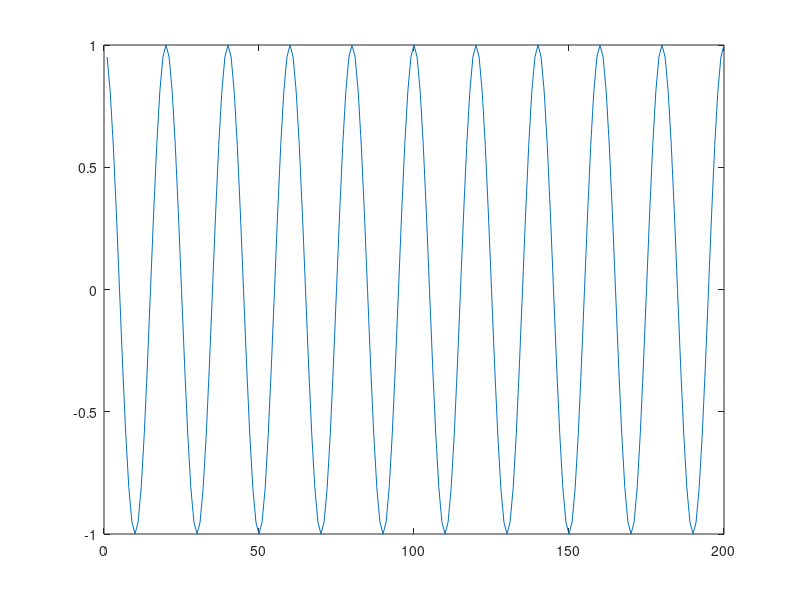
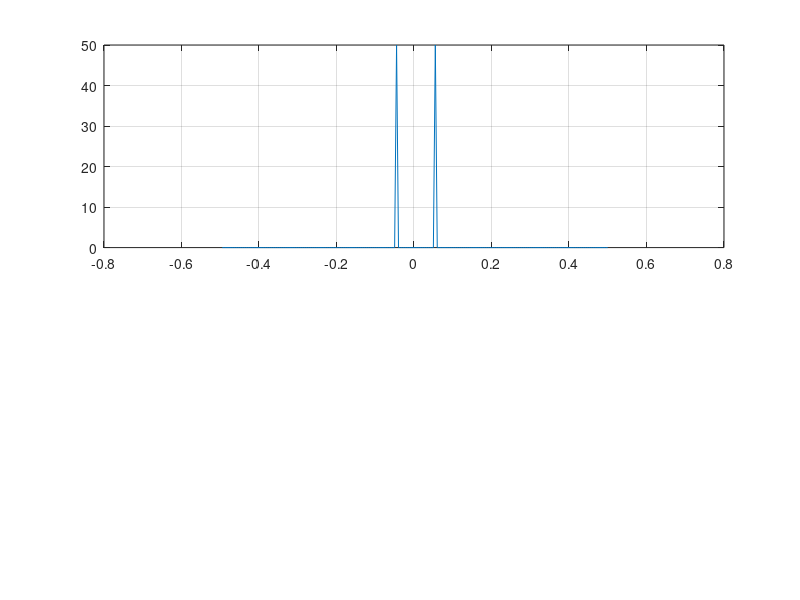

The MATLAB script that drew these images, in order: (Note: this script raises an error after producing the figures.)
%% test 2D FFT

path(path, "../../matlab-lib");


%% test 1D first
% https://www.mathworks.com/help/signal/ug/power-spectral-density-estimates-using-fft.html

clear;


% this part can be referenced from the normalized frequency part from the
% MATLAB tutorial website, as the frequency is normalized by the wavelength
% of the input signal.

% Parameters

lam1 = 20;  % characteristic wavelength [m]
nx = 200;  % length of 1D array
fs = 1;  % sampling frequency in x

k1 = 2*pi/lam1  % corresponding wavenumber [rad/m]
nu1 = 1/lam1  % corresponding spatial frequency [/m]
% this distincion is important. In the time axis, we have sin(w*t) where w is the
% *angular* frequency, or sin(2*pi*nu*t) as in the above matlab example, where nu is the 
% *temporal* frequency. Here, the frequency domain of FFT is represented by this temporal
% frequency (nu [/s]), not the angular frequency (w [rad/s]). Similarly, in the space
% axis, we have sin(k*x) where k is the wavenumber [rad/m], or sin(2*pi*nu*x) where nu is
% the *spatial* frequency. Here, the frequency domain of FFT is represented by nu, not k.

% Array of space, x
% nx here represents the number of sample of the signal and divided by fs
% can lead to the sample position at the time spots

x = (1:nx)/fs;  % sampling interval of x = 1/fs

% Array of spatial frequency, nu
%   nu of FFT is from -fs/2 to fs/2 and have the length of nx. This nu array should be
%   symmetric over nu = 0, but it has an even number of elements. Since nx/2-th element 
%   corresponds to nu=0 and the last element corresponds to nu=fs/2, the first element 
%   should corresponds to nu = -fs/2 + delta_nu where delta_nu is the sampling interval 
%   in nu, which is fs/nx (see the above matlab example).

nu = linspace(-fs/2+fs/nx, fs/2, nx);  % [/m]
% nu = 0:fs/nx:fs/2;  % [/m] : as in the above matlab example. same as the above line.
k = 2*pi*nu;  % [rad/m]

% Generate y

y = cos(k1*x);  
figure;  plot(x, y);

% Obtain and plot PSD 
psd = (1/(fs*nx)) * abs(fftshift(fft(y))).^2;  % symmetric over nu=0
figure;  
subplot(211); 
plot(nu, psd);
grid on;
[m, im] = max(psd);
line(nu(im), m, marker="o");
ylabel("PSD");
xlabel(["nu [/m]", sprintf("%d-th, nu=%.3f, k=%.2f, lam=%.1f", im, nu(im), k(im), 2*pi/k(im))]);
title(sprintf("True nu=%.3f, k=%.2f, lam=%.1f", nu1, k1, lam1));
subplot(212);
nuPos = nu(nx/2:nx);  % select for nu>=0
kPos = k(nx/2:nx);
psdPos = psd(nx/2:nx);  
plot(nuPos, psdPos);
grid on;
[m, im] = max(psdPos);
line(nuPos(im), m, marker="o");
ylabel("PSD");
xlabel(["nu [/m]", sprintf("%d-th, nu=%.3f, k=%.2f, lam=%.1f", im, nuPos(im), kPos(im), 2*pi/kPos(im))]);


%% 2D FFT

clear;

% Parameters

lamX = 20;  lamY = 30;  % characteristic wavelengths in X and Y [m]
nx = 200;  ny = 250;  % length of 2D array in X and Y

fs = 1;  % sampling frequency in x and y [m]

kx1 = 2*pi/lamX;  ky1 = 2*pi/lamY;  % corresponding wavenumbers in X and Y [rad/m]
nux1 = 1/lamX;  nuy1 = 1/lamY;  % corresponding spatial frequencies in X and Y [/m]
ang1 = atan(ky1/kx1);  % characteristic angle

% Arrays of space, x and y

x = (1:nx)/fs;  
y = (1:ny)/fs;
[gx,gy] = ndgrid(x,y);

% Array of spatial frequency, nu
%   nu of FFT is from 0 to f/2 and have the length of nx/2+1, where f = sampling frequency.

nux = linspace(-fs/2+fs/nx, fs/2, nx);  % [/m]
nuy = linspace(-fs/2+fs/ny, fs/2, ny);  % [/m]
kx = 2*pi*nux;  % [rad/m]
ky = 2*pi*nuy;

% Generate img

img = cos(kx1*gx + ky1*gy);  
figure;  
imagesc(x, y, img');
ax = gca;
ax.YDir = "normal";
ax.DataAspectRatio = [1 1 1];  % I memorize these 4 lines to use whenever visualizing any matrix.
ax.XLabel.String = "x [m]";
ax.YLabel.String = "y [m]";

% Obtain and plot PSD 

psd = (1/(fs*nx)/(fs*ny)) * abs(fftshift(fft2(img))).^2;  % symmetric over nu=0, from -fs/2 to +fs/2
figure;  
subplot(121); 
imagesc(nux, nuy, psd');
[~, im] = FindMax(psd);  
% FindMax() is a function in our lab library. It finds max and its position (for up to 5D
% array). https://github.com/optobrain/matlab-lib
line(nux(im(1)), nuy(im(2)), marker="o", color='c');  % mark the maximum by "o"
ax = gca;
ax.YDir = "normal";  ax.DataAspectRatio = [1 1 1];
line(ax.XLim, [0 0], color='w');
line([0 0], ax.YLim, color='w');  % x and y axes
ax.YLabel.String = "\nu_y [/m]";
ax.XLabel.String = ["\nu_x [/m]", ...
    sprintf("Max at nux=%.3f, kx=%.2f, lamX=%.1f", nux(im(1)), kx(im(1)), 2*pi/kx(im(1))), ...
    sprintf("and nuy=%.3f, ky=%.2f, lamY=%.1f", nuy(im(2)), ky(im(2)), 2*pi/ky(im(2))), ...
    sprintf("and ang=%.2f [rad]", atan(ky(im(2))/kx(im(1))))];
sgtitle([sprintf("True nux=%.3f, kx=%.2f, lamX=%.1f", nux1, kx1, lamX), ...
    sprintf("and nuy=%.3f, ky=%.2f, lamY=%.1f", nuy1, ky1, lamY), ...
    sprintf("and ang=%.2f [rad]", ang1)]);
subplot(122); 
nuxPos = nux(nx/2:nx);  % nux>=0
kxPos = kx(nx/2:nx);
psdPos = psd(nx/2:nx,:);
imagesc(nuxPos, nuy, psdPos');
[~, im] = FindMax(psdPos);  
line(nuxPos(im(1)), nuy(im(2)), marker="o", color='c');  % mark the maximum by "o"
ax = gca;
ax.YDir = "normal";  ax.DataAspectRatio = [1 1 1];
line(ax.XLim, [0 0], color='w');
line([0 0], ax.YLim, color='w');  % x and y axes
ax.YLabel.String = "\nu_y [/m]";
ax.XLabel.String = ["\nu_x [/m]", ...
    sprintf("Max at nux=%.3f, kx=%.2f, lamX=%.1f", nuxPos(im(1)), kxPos(im(1)), 2*pi/kxPos(im(1))), ...
    sprintf("and nuy=%.3f, ky=%.2f, lamY=%.1f", nuy(im(2)), ky(im(2)), 2*pi/ky(im(2))), ...
    sprintf("and ang=%.2f [rad]", ang1)];
